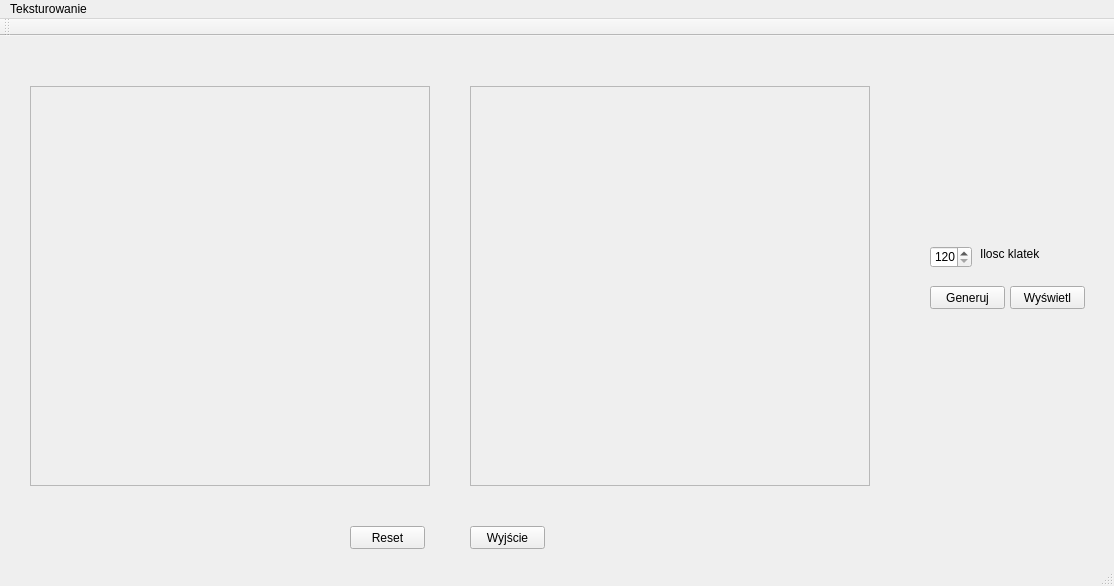
<?xml version="1.0" encoding="UTF-8"?>
<ui version="4.0">
 <class>MainWindow</class>
 <widget class="QMainWindow" name="MainWindow">
  <property name="geometry">
   <rect>
    <x>0</x>
    <y>0</y>
    <width>1114</width>
    <height>586</height>
   </rect>
  </property>
  <property name="windowTitle">
   <string>MainWindow</string>
  </property>
  <widget class="QWidget" name="centralWidget">
   <widget class="QFrame" name="frame">
    <property name="geometry">
     <rect>
      <x>30</x>
      <y>50</y>
      <width>400</width>
      <height>400</height>
     </rect>
    </property>
    <property name="frameShape">
     <enum>QFrame::StyledPanel</enum>
    </property>
    <property name="frameShadow">
     <enum>QFrame::Raised</enum>
    </property>
   </widget>
   <widget class="QFrame" name="frame2">
    <property name="geometry">
     <rect>
      <x>470</x>
      <y>50</y>
      <width>400</width>
      <height>400</height>
     </rect>
    </property>
    <property name="frameShape">
     <enum>QFrame::StyledPanel</enum>
    </property>
    <property name="frameShadow">
     <enum>QFrame::Raised</enum>
    </property>
   </widget>
   <widget class="QPushButton" name="pushButton">
    <property name="geometry">
     <rect>
      <x>350</x>
      <y>490</y>
      <width>75</width>
      <height>23</height>
     </rect>
    </property>
    <property name="text">
     <string>Reset</string>
    </property>
   </widget>
   <widget class="QPushButton" name="pushButton_2">
    <property name="geometry">
     <rect>
      <x>470</x>
      <y>490</y>
      <width>75</width>
      <height>23</height>
     </rect>
    </property>
    <property name="text">
     <string>Wyjście</string>
    </property>
   </widget>
   <widget class="QPushButton" name="pushButton_3">
    <property name="geometry">
     <rect>
      <x>930</x>
      <y>250</y>
      <width>75</width>
      <height>23</height>
     </rect>
    </property>
    <property name="text">
     <string>Generuj</string>
    </property>
   </widget>
   <widget class="QSpinBox" name="spinBox">
    <property name="geometry">
     <rect>
      <x>930</x>
      <y>210</y>
      <width>42</width>
      <height>22</height>
     </rect>
    </property>
    <property name="minimum">
     <number>120</number>
    </property>
    <property name="maximum">
     <number>240</number>
    </property>
   </widget>
   <widget class="QLabel" name="label">
    <property name="geometry">
     <rect>
      <x>980</x>
      <y>210</y>
      <width>121</width>
      <height>16</height>
     </rect>
    </property>
    <property name="text">
     <string>Ilosc klatek</string>
    </property>
   </widget>
   <widget class="QPushButton" name="pushButton_4">
    <property name="geometry">
     <rect>
      <x>1010</x>
      <y>250</y>
      <width>75</width>
      <height>23</height>
     </rect>
    </property>
    <property name="text">
     <string>Wyświetl</string>
    </property>
   </widget>
  </widget>
  <widget class="QMenuBar" name="menuBar">
   <property name="geometry">
    <rect>
     <x>0</x>
     <y>0</y>
     <width>1114</width>
     <height>21</height>
    </rect>
   </property>
   <widget class="QMenu" name="menuTeksturowanie">
    <property name="title">
     <string>Teksturowanie</string>
    </property>
   </widget>
   <addaction name="menuTeksturowanie"/>
  </widget>
  <widget class="QToolBar" name="mainToolBar">
   <attribute name="toolBarArea">
    <enum>TopToolBarArea</enum>
   </attribute>
   <attribute name="toolBarBreak">
    <bool>false</bool>
   </attribute>
  </widget>
  <widget class="QStatusBar" name="statusBar"/>
 </widget>
 <layoutdefault spacing="6" margin="11"/>
 <resources/>
 <connections/>
</ui>
